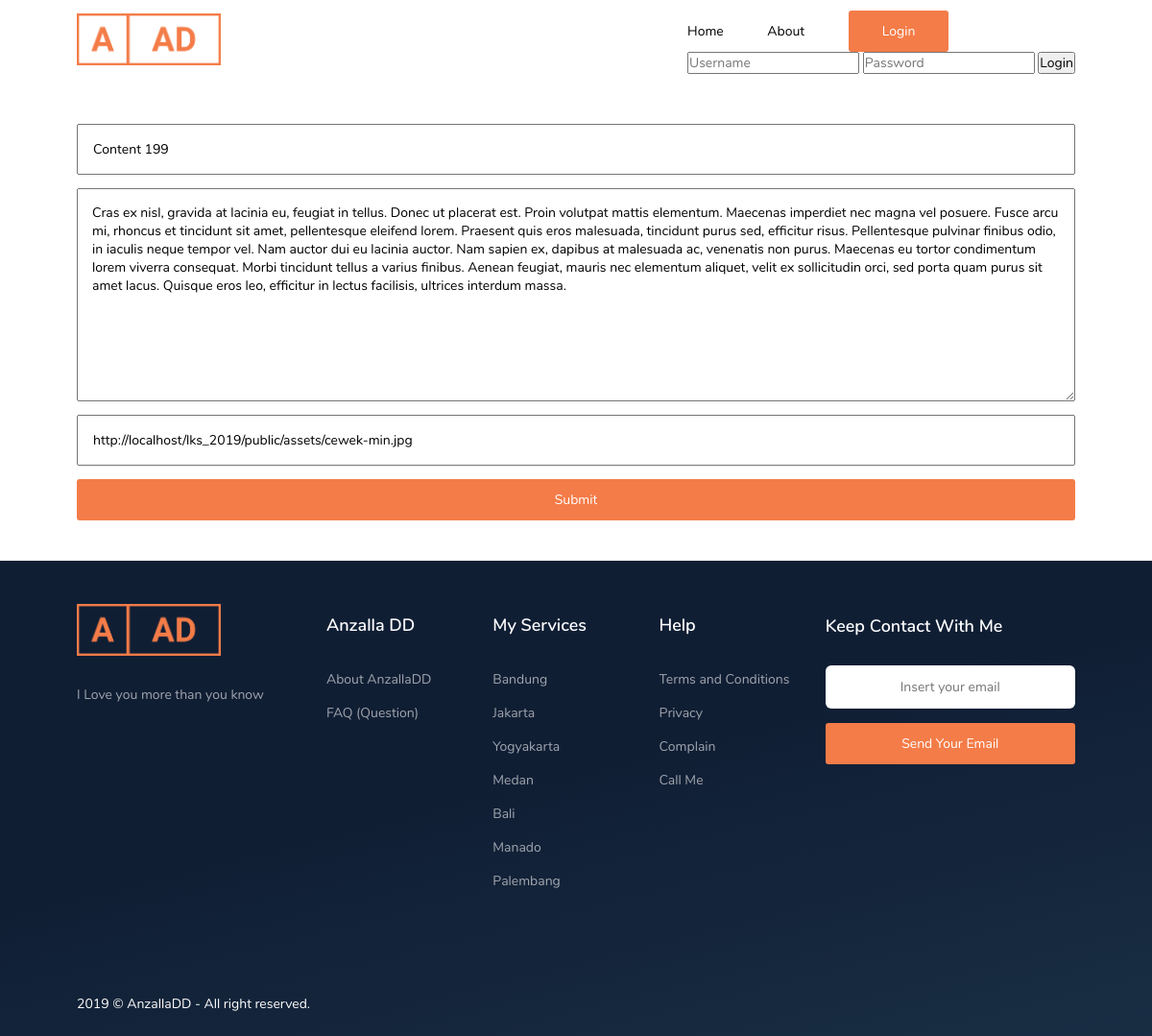
/public/admin/edit/2, run on the app's committed database.
### tables this page shows
CREATE TABLE `content` (
  `id` int(10) NOT NULL,
  `name` varchar(100) NOT NULL,
  `img` longtext NOT NULL,
  `description` longtext NOT NULL
);

### app/core/Controller.php (called while the page is built, shortened)
<?php
class Controller {
    public function view($view, $data = []) {
        require_once '../app/views/' . $view . '.php';
    }
    public function model($model) {
        return new $model;
    }
}

### app/controllers/Admin.php (called while the page is built, shortened)
<?php
class Admin extends Controller{
    public function edit($id) {
        $data['judul'] = 'Admin';
        $data['content'] = $this->model('Content_model')->getContent($id);
        $this->view('admin/edit', $data);
    }
}

### app/core/App.php (called while the page is built, shortened)
<?php
class App {
    protected $method = 'index';
    protected $params = [];
    public function __construct() {
        $url = $this->parseUrl();
        if(file_exists('../app/controllers/' . ucfirst($url[0]) . '.php')) {
            unset($url[0]);
        }
        $this->controller = new $this->controller;
        if(isset($url[1])) {
            if(method_exists($this->controller, $url[1])) {
                $this->method = $url[1];
                unset($url[1]);
            }
        }
        if(!empty($url)) {
            $this->params = array_values($url);
        }
        call_user_func_array([$this->controller, $this->method], $this->params);
    }
    public function parseUrl() {
        if( isset($_GET['url']) ) {
            $url = rtrim($_GET['url'], '/');
            $url = filter_var($url, FILTER_SANITIZE_URL);
            $url = explode('/', $url);
            return $url;
        }
    }
}

### public/index.php (called while the page is built, shortened)
<?php
$app = new App;

### app/core/Database.php (called while the page is built, shortened)
<?php
class Database {
    private $host = DB_HOST;
    private $user = DB_USER;
    private $pass = DB_PASS;
    private $db_name = DB_NAME;
    private $data_handler;
    private $statement;
    public function __construct() {
        $source = 'mysql:host=' . $this->host . ';dbname=' . $this->db_name;
        $options = [
            PDO::ATTR_PERSISTENT => true,
            PDO::ATTR_ERRMODE => PDO::ERRMODE_EXCEPTION,
        ];
        try{
            $this->data_handler = new PDO($source, $this->user, $this->pass, $options);
        } catch(PDOException $e) {
            die($e->getMessage());
        }
    }
    public function query($query) {
        $this->statement = $this->data_handler->prepare($query);
    }
    public function bind($param, $value, $type = null) {
        if( is_null($type) ) {
            switch(true) {
                default :
                    $type = PDO::PARAM_STR;
            }
        }
        $this->statement->bindValue($param, $value, $type);
    }
    public function execute() {
        $this->statement->execute();
    }
    public function single() {
        $this->execute();
        return $this->statement->fetch(PDO::FETCH_ASSOC);
    }
}

### app/models/Content_model.php (called while the page is built, shortened)
<?php
class Content_model {
    private $table = 'content';
    private $db;
    public function __construct() {
        $this->db = new Database;
    }
    public function getContent($id) {
        $this->db->query('SELECT * FROM ' . $this->table . ' Where id=:id');
        $this->db->bind('id', $id);
        return $this->db->single();
    }
}

### app/views/admin/edit.php (the view, shortened to what this page needs)
<div class="container">
    <form action="<?= BASEURL?>/admin/update/" method="post">
    <div class="flex-col mt-3">
        <input type="text" placeholder="Input Name of Content" name="name" value="<?= $data['content']['name']?>">
        <textarea name="description" cols="30" rows="10" placeholder="Input Description of Content" class="mt-1"
        ><?= $data['content']['description']?></textarea>
        <input type="text" placeholder="Input Image URL" class="mt-1" name="img" value="<?= $data['content']['img']?>">
        <button class="main-btn mt-1" type="submit">Submit</button>
    </div>
    </form>
</div>

### public/css/style.css (style rules this page uses)
*, *::before, *::after { box-sizing: inherit; }
*, body { margin: 0; padding: 0; font-size: 14px; }
html { -moz-osx-font-smoothing: grayscale; -webkit-font-smoothing: antialiased; min-width: 300px; overflow-x: hidden; overflow-y: scroll; text-rendering: optimizeLegibility; -webkit-text-size-adjust: 100%; -moz-text-size-adjust: 100%; -ms-text-size-adjust: 100%; text-size-adjust: 100%; }
.main-btn, .secondary-btn, .btn-success { display: inline-block !important; cursor: pointer; }
:root { --main-color: #F47C48; --black: #010223; --green: #71C046; --grey: #E3E3E3; --dark-grey: #808191; --opa-2: #D2D2D2; --black-foot: #282828; --grey-title: #A8A8B6; --grey-text: #77788F;; }
body, button, input, select, textarea, a, p { text-decoration: none; font-family: Nunito, sans-serif; font-size: 1rem; }
.container { margin-left: 100px; margin-right: 100px; }
.main-btn { padding: 12px 35px; border: none; outline: none; color: #fff; background: var(--main-color); border-radius: 3px; }
.mt-1 { margin-top: 1rem; }
.mt-3 { margin-top: 3rem; }

### public/css/magrid.css (style rules this page uses)
.flex-col { display:-webkit-box;display:-webkit-flex;display:-ms-flexbox;display:flex;flex-direction:column; }
@media all and (max-width:1660px) { .container { margin-left:80px;margin-right:80px; } }

### app/views/admin/edit.php (style rules this page uses)
form input { padding: 15px; }
form textarea { padding: 15px; }

### data on the page
content: name "Content 199", description "Cras ex nisl, gravida at lacinia eu, feugiat in tellus. Donec ut placerat est. Proin volutpat mattis elementum. Maecenas imperdiet nec magna vel posuere. Fusce arcu mi, rhoncus et tincidunt sit amet, pellentesque eleifend lorem. Praesent quis eros malesuada, tincidunt purus sed, efficitur risus. Pellentesque pulvinar finibus odio, in iaculis neque tempor vel. Nam auctor dui eu lacinia auctor. Nam sapien ex, dapibus at malesuada ac, venenatis non purus. Maecenas eu tortor condimentum lorem viverra consequat. Morbi tincidunt tellus a varius finibus. Aenean feugiat, mauris nec elementum aliquet, velit ex sollicitudin orci, sed porta quam purus sit amet lacus. Quisque eros leo, efficitur in…", img "http://localhost/lks_2019/public/assets/cewek-min.jpg"
